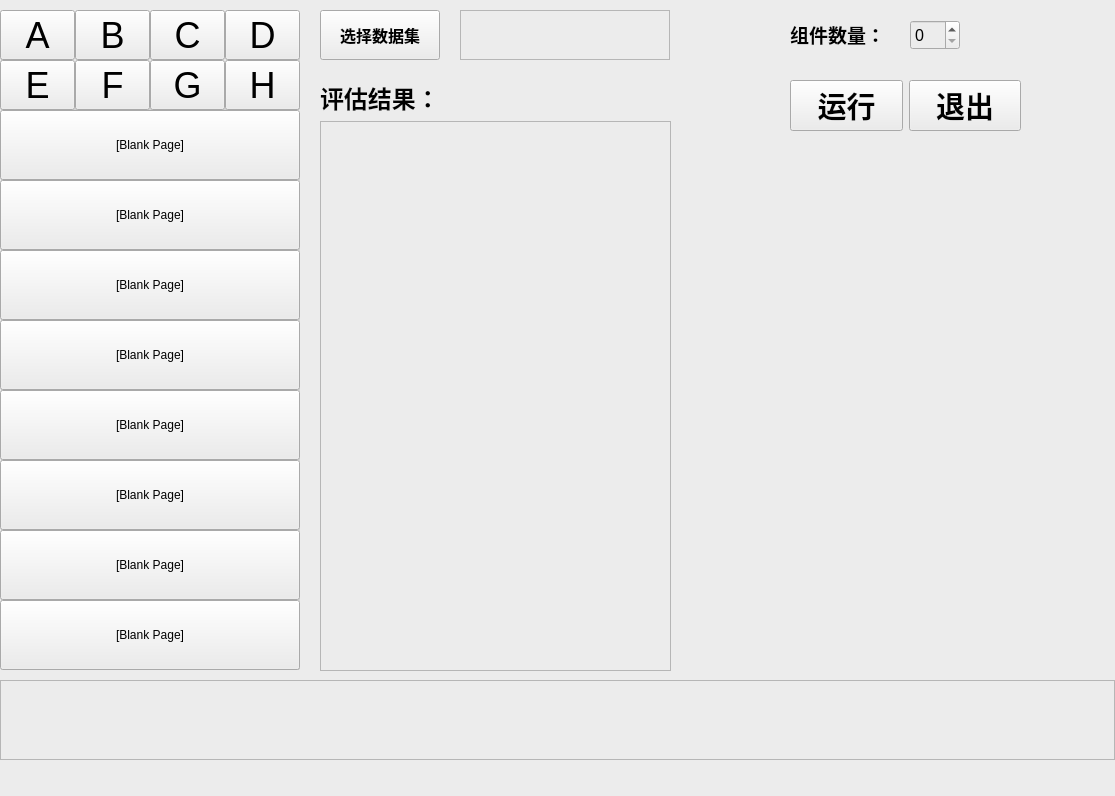
<?xml version="1.0" encoding="UTF-8"?>
<ui version="4.0">
 <class>MainWindow</class>
 <widget class="QMainWindow" name="MainWindow">
  <property name="geometry">
   <rect>
    <x>0</x>
    <y>0</y>
    <width>1115</width>
    <height>796</height>
   </rect>
  </property>
  <property name="maximumSize">
   <size>
    <width>1115</width>
    <height>796</height>
   </size>
  </property>
  <property name="windowTitle">
   <string>PCA</string>
  </property>
  <property name="styleSheet">
   <string notr="true">background-color: rgb(236, 236, 236);</string>
  </property>
  <widget class="QWidget" name="centralwidget">
   <widget class="QLabel" name="lbl_img">
    <property name="geometry">
     <rect>
      <x>680</x>
      <y>170</y>
      <width>420</width>
      <height>500</height>
     </rect>
    </property>
    <property name="mouseTracking">
     <bool>true</bool>
    </property>
    <property name="styleSheet">
     <string notr="true">border-color: rgb(211, 211, 211);</string>
    </property>
    <property name="text">
     <string/>
    </property>
    <property name="scaledContents">
     <bool>true</bool>
    </property>
   </widget>
   <widget class="QGroupBox" name="group_9_to_16">
    <property name="geometry">
     <rect>
      <x>0</x>
      <y>110</y>
      <width>300</width>
      <height>560</height>
     </rect>
    </property>
    <widget class="QPushButton" name="pushButton_16">
     <property name="geometry">
      <rect>
       <x>0</x>
       <y>490</y>
       <width>300</width>
       <height>70</height>
      </rect>
     </property>
     <property name="maximumSize">
      <size>
       <width>400</width>
       <height>100</height>
      </size>
     </property>
     <property name="font">
      <font>
       <family>Arial</family>
       <pointsize>9</pointsize>
      </font>
     </property>
     <property name="mouseTracking">
      <bool>false</bool>
     </property>
     <property name="styleSheet">
      <string notr="true">border-color: rgb(198, 198, 198);</string>
     </property>
     <property name="inputMethodHints">
      <set>Qt::ImhNone</set>
     </property>
     <property name="text">
      <string>[Blank Page]</string>
     </property>
     <property name="iconSize">
      <size>
       <width>20</width>
       <height>20</height>
      </size>
     </property>
     <property name="autoExclusive">
      <bool>false</bool>
     </property>
     <property name="autoRepeatDelay">
      <number>300</number>
     </property>
    </widget>
    <widget class="QPushButton" name="pushButton_15">
     <property name="geometry">
      <rect>
       <x>0</x>
       <y>420</y>
       <width>300</width>
       <height>70</height>
      </rect>
     </property>
     <property name="maximumSize">
      <size>
       <width>400</width>
       <height>100</height>
      </size>
     </property>
     <property name="font">
      <font>
       <family>Arial</family>
       <pointsize>9</pointsize>
      </font>
     </property>
     <property name="mouseTracking">
      <bool>false</bool>
     </property>
     <property name="styleSheet">
      <string notr="true">border-color: rgb(198, 198, 198);</string>
     </property>
     <property name="inputMethodHints">
      <set>Qt::ImhNone</set>
     </property>
     <property name="text">
      <string>[Blank Page]</string>
     </property>
     <property name="iconSize">
      <size>
       <width>20</width>
       <height>20</height>
      </size>
     </property>
     <property name="autoExclusive">
      <bool>false</bool>
     </property>
     <property name="autoRepeatDelay">
      <number>300</number>
     </property>
    </widget>
    <widget class="QPushButton" name="pushButton_14">
     <property name="geometry">
      <rect>
       <x>0</x>
       <y>350</y>
       <width>300</width>
       <height>70</height>
      </rect>
     </property>
     <property name="maximumSize">
      <size>
       <width>400</width>
       <height>100</height>
      </size>
     </property>
     <property name="font">
      <font>
       <family>Arial</family>
       <pointsize>9</pointsize>
      </font>
     </property>
     <property name="mouseTracking">
      <bool>false</bool>
     </property>
     <property name="styleSheet">
      <string notr="true">border-color: rgb(198, 198, 198);</string>
     </property>
     <property name="inputMethodHints">
      <set>Qt::ImhNone</set>
     </property>
     <property name="text">
      <string>[Blank Page]</string>
     </property>
     <property name="iconSize">
      <size>
       <width>20</width>
       <height>20</height>
      </size>
     </property>
     <property name="autoExclusive">
      <bool>false</bool>
     </property>
     <property name="autoRepeatDelay">
      <number>300</number>
     </property>
    </widget>
    <widget class="QPushButton" name="pushButton_11">
     <property name="geometry">
      <rect>
       <x>0</x>
       <y>140</y>
       <width>300</width>
       <height>70</height>
      </rect>
     </property>
     <property name="maximumSize">
      <size>
       <width>400</width>
       <height>100</height>
      </size>
     </property>
     <property name="font">
      <font>
       <family>Arial</family>
       <pointsize>9</pointsize>
      </font>
     </property>
     <property name="mouseTracking">
      <bool>false</bool>
     </property>
     <property name="styleSheet">
      <string notr="true">border-color: rgb(198, 198, 198);</string>
     </property>
     <property name="inputMethodHints">
      <set>Qt::ImhNone</set>
     </property>
     <property name="text">
      <string>[Blank Page]</string>
     </property>
     <property name="iconSize">
      <size>
       <width>20</width>
       <height>20</height>
      </size>
     </property>
     <property name="autoExclusive">
      <bool>false</bool>
     </property>
     <property name="autoRepeatDelay">
      <number>300</number>
     </property>
    </widget>
    <widget class="QPushButton" name="pushButton_13">
     <property name="geometry">
      <rect>
       <x>0</x>
       <y>280</y>
       <width>300</width>
       <height>70</height>
      </rect>
     </property>
     <property name="maximumSize">
      <size>
       <width>400</width>
       <height>100</height>
      </size>
     </property>
     <property name="font">
      <font>
       <family>Arial</family>
       <pointsize>9</pointsize>
      </font>
     </property>
     <property name="mouseTracking">
      <bool>false</bool>
     </property>
     <property name="styleSheet">
      <string notr="true">border-color: rgb(198, 198, 198);</string>
     </property>
     <property name="inputMethodHints">
      <set>Qt::ImhNone</set>
     </property>
     <property name="text">
      <string>[Blank Page]</string>
     </property>
     <property name="iconSize">
      <size>
       <width>20</width>
       <height>20</height>
      </size>
     </property>
     <property name="autoExclusive">
      <bool>false</bool>
     </property>
     <property name="autoRepeatDelay">
      <number>300</number>
     </property>
    </widget>
    <widget class="QPushButton" name="pushButton_10">
     <property name="geometry">
      <rect>
       <x>0</x>
       <y>70</y>
       <width>300</width>
       <height>70</height>
      </rect>
     </property>
     <property name="maximumSize">
      <size>
       <width>400</width>
       <height>100</height>
      </size>
     </property>
     <property name="font">
      <font>
       <family>Arial</family>
       <pointsize>9</pointsize>
      </font>
     </property>
     <property name="mouseTracking">
      <bool>false</bool>
     </property>
     <property name="styleSheet">
      <string notr="true">border-color: rgb(198, 198, 198);</string>
     </property>
     <property name="inputMethodHints">
      <set>Qt::ImhNone</set>
     </property>
     <property name="text">
      <string>[Blank Page]</string>
     </property>
     <property name="iconSize">
      <size>
       <width>20</width>
       <height>20</height>
      </size>
     </property>
     <property name="autoExclusive">
      <bool>false</bool>
     </property>
     <property name="autoRepeatDelay">
      <number>300</number>
     </property>
    </widget>
    <widget class="QPushButton" name="pushButton_9">
     <property name="geometry">
      <rect>
       <x>0</x>
       <y>0</y>
       <width>300</width>
       <height>70</height>
      </rect>
     </property>
     <property name="maximumSize">
      <size>
       <width>400</width>
       <height>100</height>
      </size>
     </property>
     <property name="font">
      <font>
       <family>Arial</family>
       <pointsize>9</pointsize>
      </font>
     </property>
     <property name="mouseTracking">
      <bool>false</bool>
     </property>
     <property name="styleSheet">
      <string notr="true">border-color: rgb(198, 198, 198);</string>
     </property>
     <property name="inputMethodHints">
      <set>Qt::ImhNone</set>
     </property>
     <property name="text">
      <string>[Blank Page]</string>
     </property>
     <property name="iconSize">
      <size>
       <width>20</width>
       <height>20</height>
      </size>
     </property>
     <property name="autoExclusive">
      <bool>false</bool>
     </property>
     <property name="autoRepeatDelay">
      <number>300</number>
     </property>
    </widget>
    <widget class="QPushButton" name="pushButton_12">
     <property name="geometry">
      <rect>
       <x>0</x>
       <y>210</y>
       <width>300</width>
       <height>70</height>
      </rect>
     </property>
     <property name="maximumSize">
      <size>
       <width>400</width>
       <height>100</height>
      </size>
     </property>
     <property name="font">
      <font>
       <family>Arial</family>
       <pointsize>9</pointsize>
      </font>
     </property>
     <property name="mouseTracking">
      <bool>false</bool>
     </property>
     <property name="styleSheet">
      <string notr="true">border-color: rgb(198, 198, 198);</string>
     </property>
     <property name="inputMethodHints">
      <set>Qt::ImhNone</set>
     </property>
     <property name="text">
      <string>[Blank Page]</string>
     </property>
     <property name="iconSize">
      <size>
       <width>20</width>
       <height>20</height>
      </size>
     </property>
     <property name="autoExclusive">
      <bool>false</bool>
     </property>
     <property name="autoRepeatDelay">
      <number>300</number>
     </property>
    </widget>
   </widget>
   <widget class="QWidget" name="layoutWidget">
    <property name="geometry">
     <rect>
      <x>320</x>
      <y>80</y>
      <width>351</width>
      <height>591</height>
     </rect>
    </property>
    <layout class="QVBoxLayout" name="verticalLayout">
     <item>
      <widget class="QLabel" name="label_4">
       <property name="styleSheet">
        <string notr="true">border-bottom-color: rgb(211, 211, 211);</string>
       </property>
       <property name="text">
        <string>&lt;html&gt;&lt;head/&gt;&lt;body&gt;&lt;p&gt;&lt;span style=&quot; font-size:18pt; font-weight:600;&quot;&gt;评估结果：&lt;/span&gt;&lt;/p&gt;&lt;/body&gt;&lt;/html&gt;</string>
       </property>
      </widget>
     </item>
     <item>
      <widget class="QTextBrowser" name="textBrowser">
       <property name="styleSheet">
        <string notr="true">border-color: rgb(211, 211, 211);</string>
       </property>
      </widget>
     </item>
    </layout>
   </widget>
   <widget class="QWidget" name="layoutWidget">
    <property name="geometry">
     <rect>
      <x>790</x>
      <y>70</y>
      <width>231</width>
      <height>71</height>
     </rect>
    </property>
    <layout class="QHBoxLayout" name="horizontalLayout_2">
     <item>
      <widget class="QPushButton" name="btn_train">
       <property name="font">
        <font>
         <pointsize>22</pointsize>
         <weight>75</weight>
         <bold>true</bold>
        </font>
       </property>
       <property name="text">
        <string>运行</string>
       </property>
      </widget>
     </item>
     <item>
      <widget class="QPushButton" name="btn_exit">
       <property name="font">
        <font>
         <pointsize>22</pointsize>
         <weight>75</weight>
         <bold>true</bold>
        </font>
       </property>
       <property name="text">
        <string>退出</string>
       </property>
      </widget>
     </item>
    </layout>
   </widget>
   <widget class="QGroupBox" name="group_A_to_H">
    <property name="geometry">
     <rect>
      <x>0</x>
      <y>10</y>
      <width>300</width>
      <height>100</height>
     </rect>
    </property>
    <property name="sizePolicy">
     <sizepolicy hsizetype="Preferred" vsizetype="Preferred">
      <horstretch>0</horstretch>
      <verstretch>0</verstretch>
     </sizepolicy>
    </property>
    <property name="styleSheet">
     <string notr="true">selection-background-color: rgb(255, 255, 0);</string>
    </property>
    <widget class="QPushButton" name="pushButton_A">
     <property name="geometry">
      <rect>
       <x>0</x>
       <y>0</y>
       <width>75</width>
       <height>50</height>
      </rect>
     </property>
     <property name="maximumSize">
      <size>
       <width>16777215</width>
       <height>16777215</height>
      </size>
     </property>
     <property name="font">
      <font>
       <pointsize>27</pointsize>
      </font>
     </property>
     <property name="text">
      <string>A</string>
     </property>
     <property name="checkable">
      <bool>false</bool>
     </property>
     <property name="autoRepeat">
      <bool>false</bool>
     </property>
     <property name="autoExclusive">
      <bool>false</bool>
     </property>
     <property name="autoDefault">
      <bool>false</bool>
     </property>
    </widget>
    <widget class="QPushButton" name="pushButton_B">
     <property name="geometry">
      <rect>
       <x>75</x>
       <y>0</y>
       <width>75</width>
       <height>50</height>
      </rect>
     </property>
     <property name="font">
      <font>
       <pointsize>27</pointsize>
      </font>
     </property>
     <property name="text">
      <string>B</string>
     </property>
     <property name="checkable">
      <bool>false</bool>
     </property>
     <property name="autoRepeat">
      <bool>false</bool>
     </property>
     <property name="autoExclusive">
      <bool>false</bool>
     </property>
     <property name="autoDefault">
      <bool>false</bool>
     </property>
    </widget>
    <widget class="QPushButton" name="pushButton_C">
     <property name="geometry">
      <rect>
       <x>150</x>
       <y>0</y>
       <width>75</width>
       <height>50</height>
      </rect>
     </property>
     <property name="font">
      <font>
       <pointsize>27</pointsize>
      </font>
     </property>
     <property name="text">
      <string>C</string>
     </property>
     <property name="checkable">
      <bool>false</bool>
     </property>
     <property name="autoRepeat">
      <bool>false</bool>
     </property>
     <property name="autoExclusive">
      <bool>false</bool>
     </property>
     <property name="autoDefault">
      <bool>false</bool>
     </property>
    </widget>
    <widget class="QPushButton" name="pushButton_D">
     <property name="geometry">
      <rect>
       <x>225</x>
       <y>0</y>
       <width>75</width>
       <height>50</height>
      </rect>
     </property>
     <property name="font">
      <font>
       <pointsize>27</pointsize>
      </font>
     </property>
     <property name="styleSheet">
      <string notr="true">selection-color: rgb(255, 255, 0);
selection-background-color: rgb(255, 255, 0);</string>
     </property>
     <property name="text">
      <string>D</string>
     </property>
     <property name="checkable">
      <bool>false</bool>
     </property>
     <property name="autoRepeat">
      <bool>false</bool>
     </property>
     <property name="autoExclusive">
      <bool>false</bool>
     </property>
     <property name="autoDefault">
      <bool>false</bool>
     </property>
    </widget>
    <widget class="QPushButton" name="pushButton_E">
     <property name="geometry">
      <rect>
       <x>0</x>
       <y>50</y>
       <width>75</width>
       <height>50</height>
      </rect>
     </property>
     <property name="font">
      <font>
       <pointsize>27</pointsize>
      </font>
     </property>
     <property name="text">
      <string>E</string>
     </property>
     <property name="checkable">
      <bool>false</bool>
     </property>
     <property name="autoRepeat">
      <bool>false</bool>
     </property>
     <property name="autoExclusive">
      <bool>false</bool>
     </property>
     <property name="autoDefault">
      <bool>false</bool>
     </property>
    </widget>
    <widget class="QPushButton" name="pushButton_F">
     <property name="geometry">
      <rect>
       <x>75</x>
       <y>50</y>
       <width>75</width>
       <height>50</height>
      </rect>
     </property>
     <property name="font">
      <font>
       <pointsize>27</pointsize>
      </font>
     </property>
     <property name="text">
      <string>F</string>
     </property>
     <property name="checkable">
      <bool>false</bool>
     </property>
     <property name="autoRepeat">
      <bool>false</bool>
     </property>
     <property name="autoExclusive">
      <bool>false</bool>
     </property>
     <property name="autoDefault">
      <bool>false</bool>
     </property>
    </widget>
    <widget class="QPushButton" name="pushButton_G">
     <property name="geometry">
      <rect>
       <x>150</x>
       <y>50</y>
       <width>75</width>
       <height>50</height>
      </rect>
     </property>
     <property name="font">
      <font>
       <pointsize>27</pointsize>
      </font>
     </property>
     <property name="text">
      <string>G</string>
     </property>
     <property name="checkable">
      <bool>false</bool>
     </property>
     <property name="autoRepeat">
      <bool>false</bool>
     </property>
     <property name="autoExclusive">
      <bool>false</bool>
     </property>
     <property name="autoDefault">
      <bool>false</bool>
     </property>
    </widget>
    <widget class="QPushButton" name="pushButton_H">
     <property name="geometry">
      <rect>
       <x>225</x>
       <y>50</y>
       <width>75</width>
       <height>50</height>
      </rect>
     </property>
     <property name="font">
      <font>
       <pointsize>27</pointsize>
      </font>
     </property>
     <property name="text">
      <string>H</string>
     </property>
     <property name="checkable">
      <bool>false</bool>
     </property>
     <property name="autoRepeat">
      <bool>false</bool>
     </property>
     <property name="autoExclusive">
      <bool>false</bool>
     </property>
     <property name="autoDefault">
      <bool>false</bool>
     </property>
    </widget>
   </widget>
   <widget class="QPushButton" name="btn_openFile">
    <property name="geometry">
     <rect>
      <x>320</x>
      <y>10</y>
      <width>120</width>
      <height>50</height>
     </rect>
    </property>
    <property name="font">
     <font>
      <pointsize>12</pointsize>
      <weight>75</weight>
      <bold>true</bold>
     </font>
    </property>
    <property name="cursor">
     <cursorShape>OpenHandCursor</cursorShape>
    </property>
    <property name="text">
     <string>选择数据集</string>
    </property>
   </widget>
   <widget class="QSpinBox" name="DSB_n_components">
    <property name="geometry">
     <rect>
      <x>910</x>
      <y>20</y>
      <width>50</width>
      <height>30</height>
     </rect>
    </property>
    <property name="font">
     <font>
      <pointsize>12</pointsize>
     </font>
    </property>
   </widget>
   <widget class="QTextBrowser" name="result_img_path">
    <property name="geometry">
     <rect>
      <x>0</x>
      <y>680</y>
      <width>1115</width>
      <height>80</height>
     </rect>
    </property>
    <property name="font">
     <font>
      <pointsize>26</pointsize>
      <weight>75</weight>
      <bold>true</bold>
     </font>
    </property>
   </widget>
   <widget class="QTextBrowser" name="dataset_name">
    <property name="geometry">
     <rect>
      <x>460</x>
      <y>10</y>
      <width>210</width>
      <height>50</height>
     </rect>
    </property>
    <property name="font">
     <font>
      <pointsize>14</pointsize>
      <weight>75</weight>
      <bold>true</bold>
     </font>
    </property>
    <property name="styleSheet">
     <string notr="true">border-color: rgb(255, 255, 255);</string>
    </property>
   </widget>
   <widget class="QLabel" name="label_3">
    <property name="geometry">
     <rect>
      <x>790</x>
      <y>20</y>
      <width>110</width>
      <height>30</height>
     </rect>
    </property>
    <property name="text">
     <string>&lt;html&gt;&lt;head/&gt;&lt;body&gt;&lt;p&gt;&lt;span style=&quot; font-size:14pt; font-weight:600;&quot;&gt;组件数量：&lt;/span&gt;&lt;/p&gt;&lt;/body&gt;&lt;/html&gt;</string>
    </property>
   </widget>
  </widget>
  <widget class="QMenuBar" name="menubar">
   <property name="geometry">
    <rect>
     <x>0</x>
     <y>0</y>
     <width>1115</width>
     <height>26</height>
    </rect>
   </property>
  </widget>
  <widget class="QStatusBar" name="statusbar"/>
 </widget>
 <resources/>
 <connections/>
</ui>
